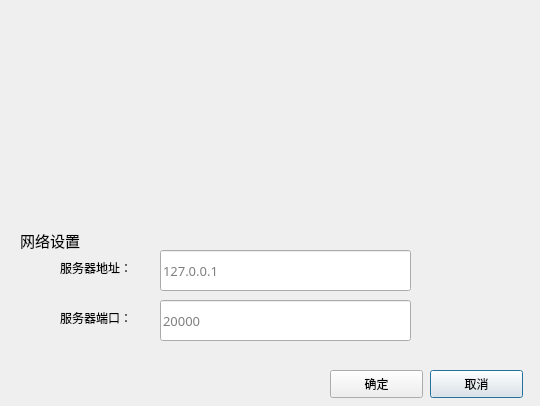
<?xml version="1.0" encoding="UTF-8"?>
<ui version="4.0">
 <class>Dialo</class>
 <widget class="QDialog" name="Dialo">
  <property name="geometry">
   <rect>
    <x>0</x>
    <y>0</y>
    <width>540</width>
    <height>406</height>
   </rect>
  </property>
  <property name="font">
   <font>
    <family>黑体</family>
   </font>
  </property>
  <property name="windowTitle">
   <string>Dialog</string>
  </property>
  <property name="sizeGripEnabled">
   <bool>false</bool>
  </property>
  <widget class="QLineEdit" name="editServerIP">
   <property name="geometry">
    <rect>
     <x>160</x>
     <y>250</y>
     <width>251</width>
     <height>41</height>
    </rect>
   </property>
   <property name="font">
    <font>
     <family>微软雅黑</family>
     <pointsize>10</pointsize>
    </font>
   </property>
   <property name="toolTip">
    <string>请输入用户账号</string>
   </property>
   <property name="placeholderText">
    <string notr="true">127.0.0.1</string>
   </property>
   <property name="clearButtonEnabled">
    <bool>false</bool>
   </property>
  </widget>
  <widget class="QLineEdit" name="editServerPort">
   <property name="geometry">
    <rect>
     <x>160</x>
     <y>300</y>
     <width>251</width>
     <height>41</height>
    </rect>
   </property>
   <property name="font">
    <font>
     <family>微软雅黑</family>
     <pointsize>10</pointsize>
    </font>
   </property>
   <property name="toolTip">
    <string>请输入用户密码</string>
   </property>
   <property name="placeholderText">
    <string notr="true">20000</string>
   </property>
  </widget>
  <widget class="QWidget" name="bcakgroundPic" native="true">
   <property name="geometry">
    <rect>
     <x>0</x>
     <y>0</y>
     <width>541</width>
     <height>221</height>
    </rect>
   </property>
   <widget class="QToolButton" name="closeBt">
    <property name="geometry">
     <rect>
      <x>510</x>
      <y>0</y>
      <width>31</width>
      <height>41</height>
     </rect>
    </property>
    <property name="cursor">
     <cursorShape>PointingHandCursor</cursorShape>
    </property>
    <property name="toolTip">
     <string>关闭</string>
    </property>
    <property name="text">
     <string/>
    </property>
    <property name="checkable">
     <bool>false</bool>
    </property>
    <property name="popupMode">
     <enum>QToolButton::DelayedPopup</enum>
    </property>
    <property name="autoRaise">
     <bool>true</bool>
    </property>
   </widget>
   <widget class="QToolButton" name="minBt">
    <property name="geometry">
     <rect>
      <x>480</x>
      <y>0</y>
      <width>31</width>
      <height>41</height>
     </rect>
    </property>
    <property name="cursor">
     <cursorShape>PointingHandCursor</cursorShape>
    </property>
    <property name="toolTip">
     <string>最小化</string>
    </property>
    <property name="text">
     <string/>
    </property>
    <property name="autoRaise">
     <bool>true</bool>
    </property>
   </widget>
  </widget>
  <widget class="QLabel" name="lblSetup">
   <property name="geometry">
    <rect>
     <x>20</x>
     <y>220</y>
     <width>101</width>
     <height>41</height>
    </rect>
   </property>
   <property name="font">
    <font>
     <pointsize>11</pointsize>
    </font>
   </property>
   <property name="text">
    <string>网络设置</string>
   </property>
  </widget>
  <widget class="QLabel" name="lblIP">
   <property name="geometry">
    <rect>
     <x>60</x>
     <y>260</y>
     <width>91</width>
     <height>16</height>
    </rect>
   </property>
   <property name="text">
    <string>服务器地址：</string>
   </property>
  </widget>
  <widget class="QLabel" name="lblPort">
   <property name="geometry">
    <rect>
     <x>60</x>
     <y>310</y>
     <width>91</width>
     <height>16</height>
    </rect>
   </property>
   <property name="text">
    <string>服务器端口：</string>
   </property>
  </widget>
  <widget class="QPushButton" name="pbCancel">
   <property name="geometry">
    <rect>
     <x>430</x>
     <y>370</y>
     <width>93</width>
     <height>28</height>
    </rect>
   </property>
   <property name="cursor">
    <cursorShape>PointingHandCursor</cursorShape>
   </property>
   <property name="text">
    <string>取消</string>
   </property>
  </widget>
  <widget class="QPushButton" name="pbConfirm">
   <property name="geometry">
    <rect>
     <x>330</x>
     <y>370</y>
     <width>93</width>
     <height>28</height>
    </rect>
   </property>
   <property name="cursor">
    <cursorShape>PointingHandCursor</cursorShape>
   </property>
   <property name="text">
    <string>确定</string>
   </property>
  </widget>
 </widget>
 <resources/>
 <connections/>
</ui>
